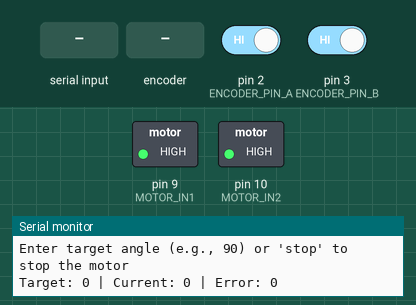
This sketch was run on a simulated Arduino Uno, built with avr-gcc and run on an emulated ATmega328P. On the bench: switched loads named in the sketch (green lamp = pin HIGH), the last lines printed to the serial monitor. The test bench sets the inputs (shaded band); at power-on: pin 2 (ENCODER_PIN_A) HIGH, pin 3 (ENCODER_PIN_B) HIGH.

Above: at 1.2 s.
1.3 s: "stop\n" received over Serial
At 2.1 s:
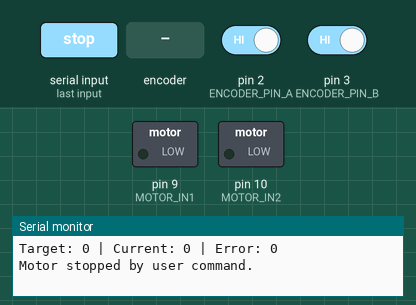
2.8 s: "90,45\n" received over Serial
At 3.3 s:
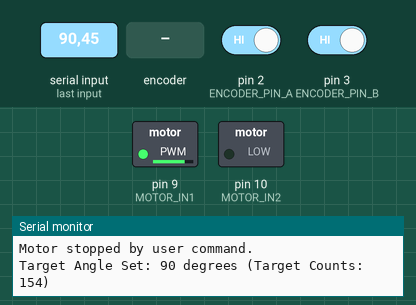
4.3 s: "30,150\n" received over Serial
At 5.5 s:
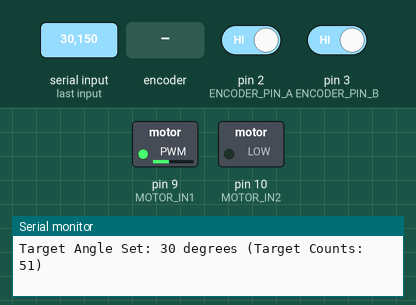
5.8 s: "90\n" received over Serial
At 6.8 s:
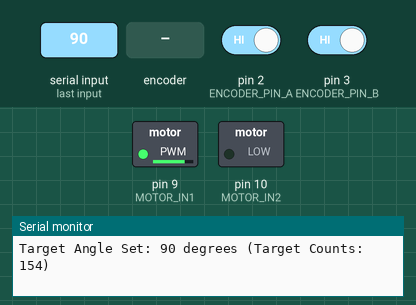
7.3 s: "5\n" received over Serial
At 7.8 s:
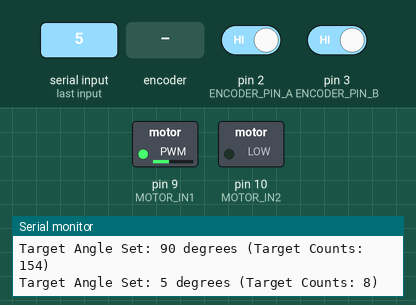
8.8 s: rotary encoder on pin 2 (ENCODER_PIN_A) / pin 3 (ENCODER_PIN_B) turned 2 steps (second pin leading)
At 9.7 s:
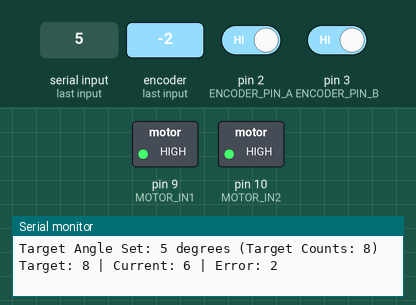
Timing chart, 0 to 11.7 s (numbered marks = the images above; inputs shaded):
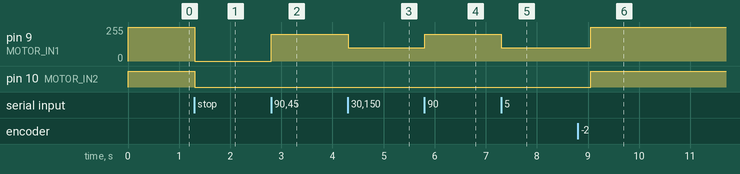

The sketch:

quadEncoder.ino
```cpp
// Define encoder pin numbers
#define ENCODER_PIN_A 2   // Channel A (encoder)
#define ENCODER_PIN_B 3   // Channel B (encoder)

// Define motor control pins (DRV8833)
#define MOTOR_IN1 9       // Control pin 1
#define MOTOR_IN2 10      // Control pin 2

// --- ENCODER AND GEAR PARAMETERS ---
// From Pololu Spec: 12 CPR on the *motor shaft*
#define MOTOR_SHAFT_CPR 12.0
// From Pololu Spec: 51.45:1 gear ratio
#define GEAR_RATIO 51.45
// Output shaft CPR: (12.0 * 51.45) = 617.4
#define CPR (MOTOR_SHAFT_CPR * GEAR_RATIO)

// Allowable error in counts
#define tolerance 3
#define deadband 50  // Extra buffer to prevent oscillations

// Global variables
volatile int32_t encoderPosition = 0;  // Position of the encoder (in counts)
volatile int32_t lastEncoded = 0;      // Last encoded value to detect direction

int16_t targetAngle = 0;               // Target angle (set by Serial input)
int32_t targetCounts = 0;              // Target counts (calculated from target angle)
int pwmValue = 200;                    // Base PWM speed (0-255)

bool motorStopped = false;             // Flag to completely disable motor control

void setup() {
  // Initialize serial communication
  Serial.begin(9600);
  Serial.println("Enter target angle (e.g., 90) or 'stop' to stop the motor");

  // Set encoder pins as input
  pinMode(ENCODER_PIN_A, INPUT);
  pinMode(ENCODER_PIN_B, INPUT);

  // Set motor control pins as output
  pinMode(MOTOR_IN1, OUTPUT);
  pinMode(MOTOR_IN2, OUTPUT);

  // Attach interrupts to handle changes on channel A and B
  attachInterrupt(digitalPinToInterrupt(ENCODER_PIN_A), updateEncoder, CHANGE);
  attachInterrupt(digitalPinToInterrupt(ENCODER_PIN_B), updateEncoder, CHANGE);

  // Stop the motor initially
  stopMotor();
}

void loop() {
  // Handle Serial input for stopping or setting target angle
  if (Serial.available() > 0) {
    String inputString = Serial.readStringUntil('\n');
    parseSerialInput(inputString);
  }

  // If motor is stopped, keep it stopped and exit
  if (motorStopped) {
    stopMotor();
    return;  // Skip all motor control logic
  }

  // Calculate error (MUST be int32_t to handle large counts)
  int32_t error = targetCounts - encoderPosition;

  if (abs(error) <= tolerance) {
    // Within tolerance: Stop and brake
    brakeMotor();
  }
  else if (abs(error) <= (tolerance + deadband)) {
    // In the "slow zone": Move at reduced speed
    int reducedPwm = max(pwmValue / 2, 70);  // 50% speed, minimum 70 to overcome friction

    if (error > 0) {
      // Forward motion at reduced speed
      analogWrite(MOTOR_IN1, reducedPwm);
      analogWrite(MOTOR_IN2, 0);
    } else {
      // Reverse motion at reduced speed
      analogWrite(MOTOR_IN1, 0);
      analogWrite(MOTOR_IN2, reducedPwm);
    }
  }
  else {
    // Far from target: Move at normal speed
    if (error > 0) {
      // Forward motion
      analogWrite(MOTOR_IN1, pwmValue);
      analogWrite(MOTOR_IN2, 0);
    }
    else if (error < 0) {
      // Reverse motion
      analogWrite(MOTOR_IN1, 0);
      analogWrite(MOTOR_IN2, pwmValue);
    }
  }

  // Print position only when it changes significantly (reduce Serial spam)
  static int32_t lastPrintedPos = -999999;
  if (abs(encoderPosition - lastPrintedPos) > 5) {
    Serial.print("Target: ");
    Serial.print(targetCounts);
    Serial.print(" | Current: ");
    Serial.print(encoderPosition);
    Serial.print(" | Error: ");
    Serial.println(error);
    lastPrintedPos = encoderPosition;
  }

  delay(5);  // Small delay for smoother control
}

void parseSerialInput(String input) {
  input.trim();

  if (input.equalsIgnoreCase("stop")) {
    // Stop the motor completely
    motorStopped = true;
    targetCounts = encoderPosition;  // Set target to current position
    stopMotor();
    Serial.println("Motor stopped by user command.");
  }
  else {
    // Set new target angle
    motorStopped = false;  // Re-enable motor control
    targetAngle = input.toInt();

    // Calculate target counts using floating-point division for precision
    targetCounts = (CPR * targetAngle) / 360.0;

    Serial.print("Target Angle Set: ");
    Serial.print(targetAngle);
    Serial.print(" degrees (Target Counts: ");
    Serial.print(targetCounts);
    Serial.println(")");
  }
}

// Function to stop the motor (coast - no braking)
void stopMotor() {
  analogWrite(MOTOR_IN1, 0);
  analogWrite(MOTOR_IN2, 0);
}

// Function to apply active braking
void brakeMotor() {
  digitalWrite(MOTOR_IN1, HIGH);
  digitalWrite(MOTOR_IN2, HIGH);
}

// Interrupt service routine (ISR) to handle encoder changes
void updateEncoder() {
  bool MSB = digitalRead(ENCODER_PIN_A); // Most Significant Bit (Channel A)
  bool LSB = digitalRead(ENCODER_PIN_B); // Least Significant Bit (Channel B)

  uint8_t encoded = (MSB << 1) | LSB;         // Combine both channels to get a 2-bit value
  uint8_t sum = (lastEncoded << 2) | encoded; // Form a 4-bit combination of last and current state

  // Quadrature decoding logic to update position
if (sum == 0b0100 || sum == 0b0010 || sum == 0b1011 || sum == 0b1101) encoderPosition--;
if (sum == 0b1110 || sum == 0b1000 || sum == 0b0001 || sum == 0b0111) encoderPosition++;

  lastEncoded = encoded;  // Save current state for next interrupt
}
```

Measured:
- after the input at 1.3 s, pin 9 (MOTOR_IN1): 255/255 → 0/255 at once; pin 10 (MOTOR_IN2): HIGH → LOW at once
- after the input at 2.8 s, pin 9 (MOTOR_IN1): 0/255 → 200/255 at once
- after the input at 4.3 s, pin 9 (MOTOR_IN1): 200/255 → 100/255 at once
- after the input at 5.8 s, pin 9 (MOTOR_IN1): 100/255 → 200/255 at once
- after the input at 7.3 s, pin 9 (MOTOR_IN1): 200/255 → 100/255 at once
- after the input at 8.8 s, pin 9 (MOTOR_IN1): 100/255 → 255/255 after 0.25 s; pin 10 (MOTOR_IN2): LOW → HIGH after 0.25 s
